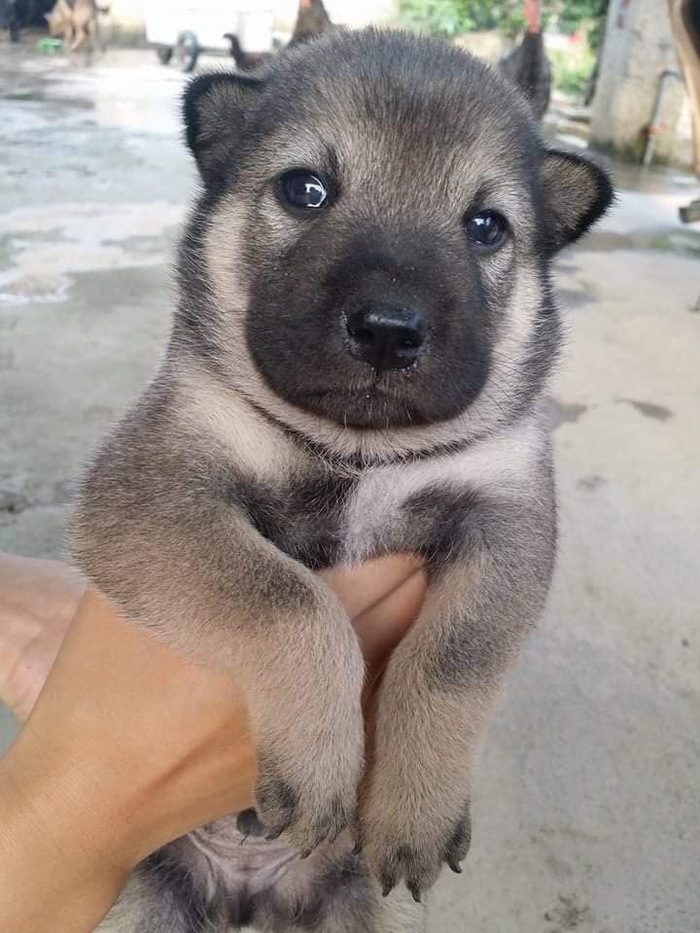
#> input picture puppy.jpg, 700 x 933 px
$ python main.py
#> lines starting #> are read from the running program, lines starting #| are printed output that depends on the picture
from PIL import Image
import numpy as np
import random


def rgb_to_greyscale(image: np.ndarray):
    """
    converts RGB image to greyscale
    :param image: RGB image as np.array
    :return: image with all 3 channels set to greyscale value
    """
    height, width = image.shape[0], image.shape[1]
    grey = np.zeros(shape=[height, width, 3], dtype = np.uint8)
    grey[:, :, 0] = 0.2989*image[:, :, 0] + 0.5870*image[:, :, 1] + 0.1140 * image[:, :, 2]
    grey[:, :, 1] = grey[:, :, 0]
    grey[:, :, 2] = grey[:, :, 0]
    return grey


# edge detection
# [66 lines left out: functions sobel, salt_and_pepper, median_filter, first_order_approx, not called in this run]


def main():
    image = Image.open('puppy.jpg')
#> image is the input picture: PIL image 700x933 RGB; mean R, G, B 151.5, 141.5, 135.1
    image.show()
    image_arr = np.array(image)
    # red, green, blue channels
    r, g, b = image_arr[:, :, 0], image_arr[:, :, 1], image_arr[:, :, 2]
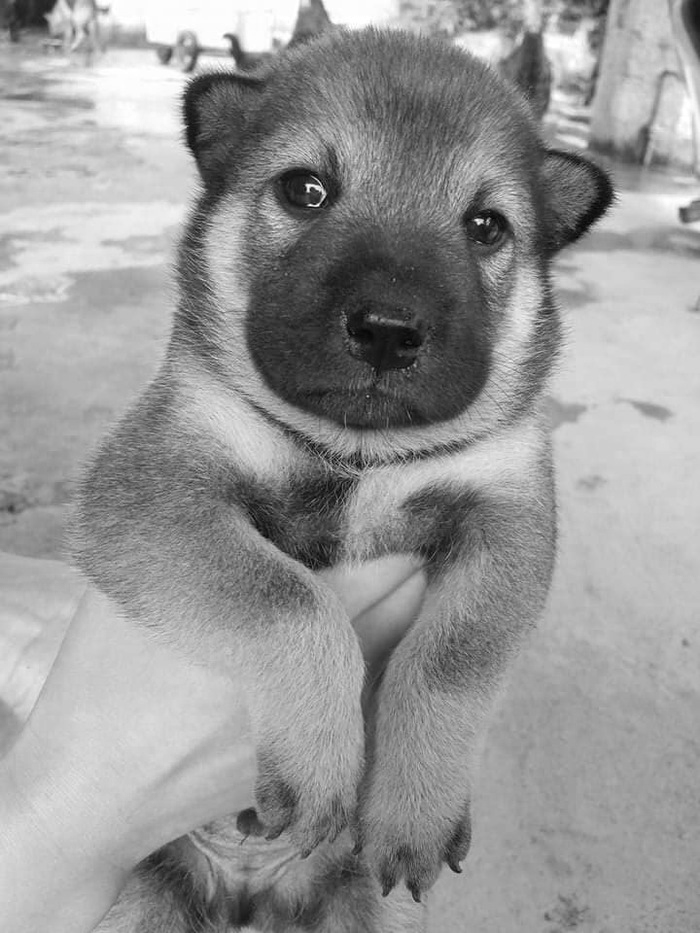
#> r: shape (933, 700); min 0, max 255, mean 151.5
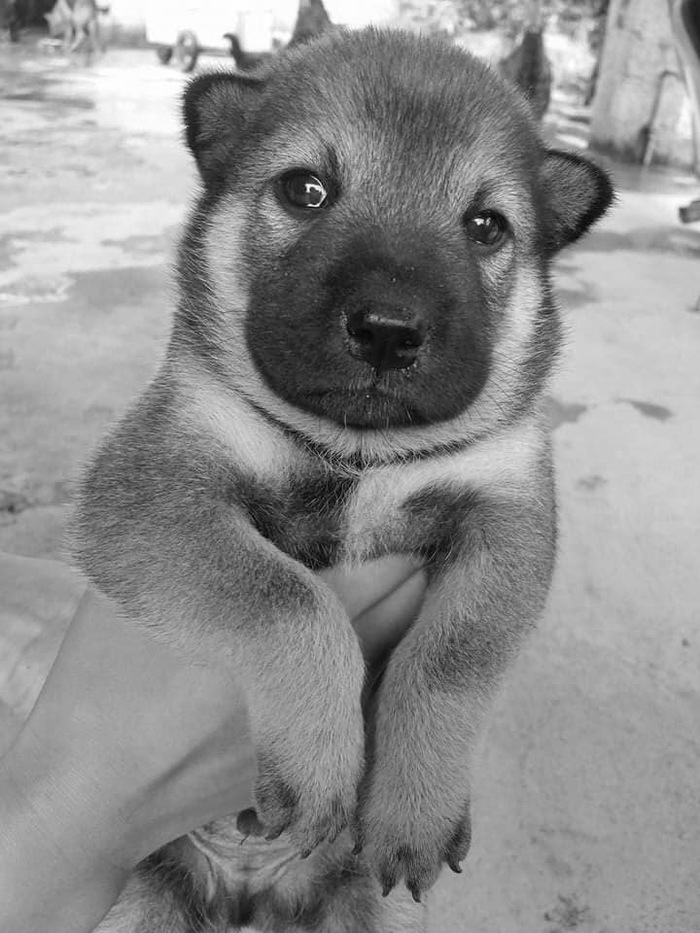
#> g: shape (933, 700); min 0, max 255, mean 141.5
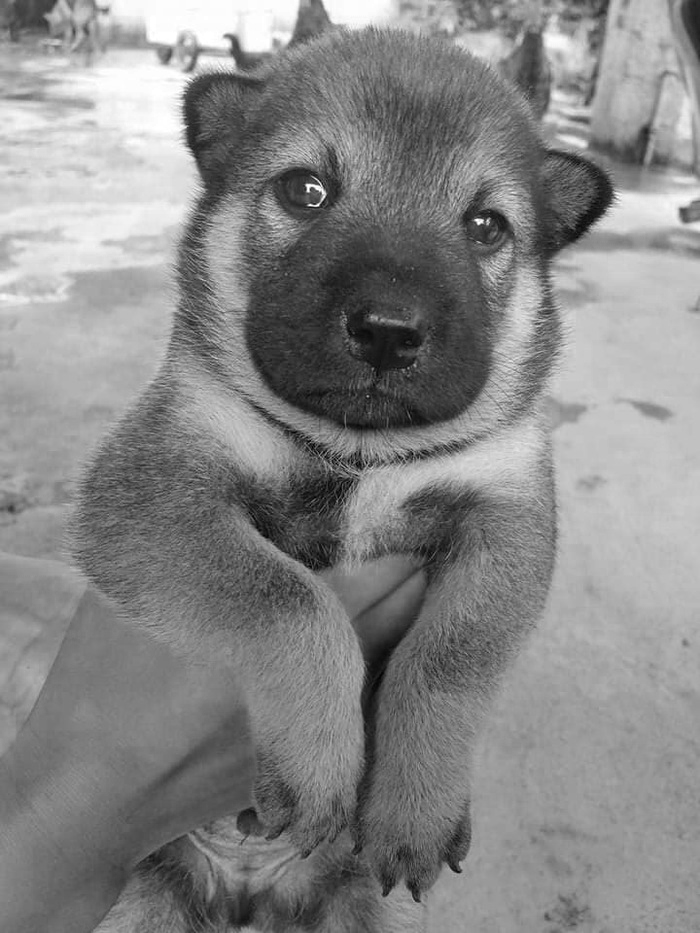
#> b: shape (933, 700); min 0, max 255, mean 135.1
    greysc = rgb_to_greyscale(image_arr)
#> in rgb_to_greyscale, `grey[:, :, 0] = 0.2989*image[:, :, 0] + 0.5870*image[:, :, 1] + 0.1140..`:
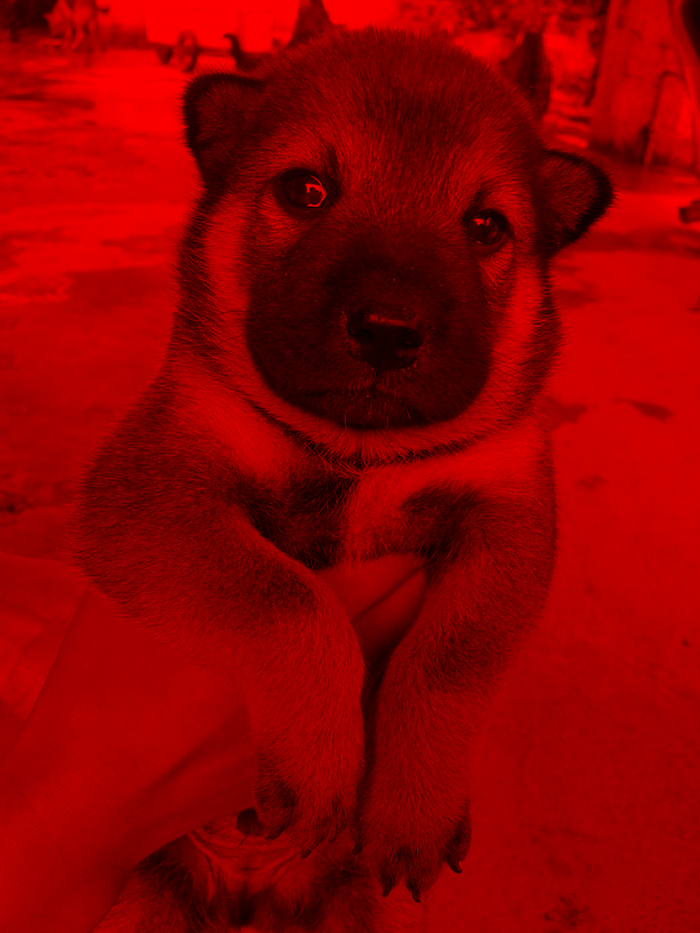
#> grey: shape (933, 700, 3); mean R, G, B 143.3, 0, 0
#> in rgb_to_greyscale, `grey[:, :, 1] = grey[:, :, 0]`:
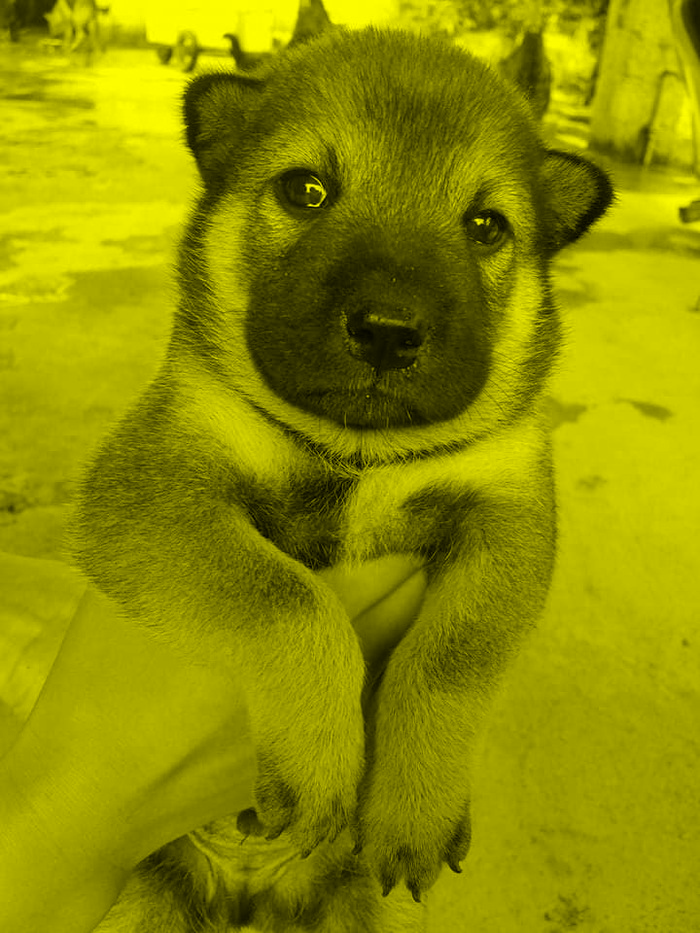
#> grey: shape (933, 700, 3); mean R, G, B 143.3, 143.3, 0


    """
    sobel_result = np.zeros(shape=[height, width, 3], dtype=np.uint8)
    sobel_result[:, :, 0] = sobel(image_arr[:, :, 0])
    sobel_result[:, :, 1] = sobel_result[:, :, 0]
    sobel_result[:, :, 2] = sobel_result[:, :, 0]
    result = Image.fromarray(sobel_result, 'RGB')
    result.save('sobel.png')
    result.show()
    """

    """
    first_order = greysc
    first_order[:, :, 0] = first_order_approx(first_order[:, :, 0])
    first_order[:, :, 1] = first_order[:, :, 0]
    first_order[:, :, 2] = first_order[:, :, 0]
    result = Image.fromarray(first_order, 'RGB')
    result.save('first_order.png')
    result.show()
    """


    """
    salt_pepper = greysc
    salt_pepper[:, :, 0] = salt_and_pepper(salt_pepper[:, :, 0], 0.05)
    salt_pepper[:, :, 1] = salt_pepper[:, :, 0]
    salt_pepper[:, :, 2] = salt_pepper[:, :, 0]
    result = Image.fromarray(salt_pepper, 'RGB')
    result.save('salt_and_pepper.png')
    result.show()
    """

    """
    median = np.zeros(shape=[height, width, 3], dtype=np.uint8)
    median[:, :, 0] = median_filter(salt_pepper[:, :, 0])
    median[:, :, 1] = median[:, :, 0]
    median[:, :, 2] = median[:, :, 0]
    result = Image.fromarray(median, 'RGB')
    result.save('median_filter.png')
    result.show()
    """

main()
